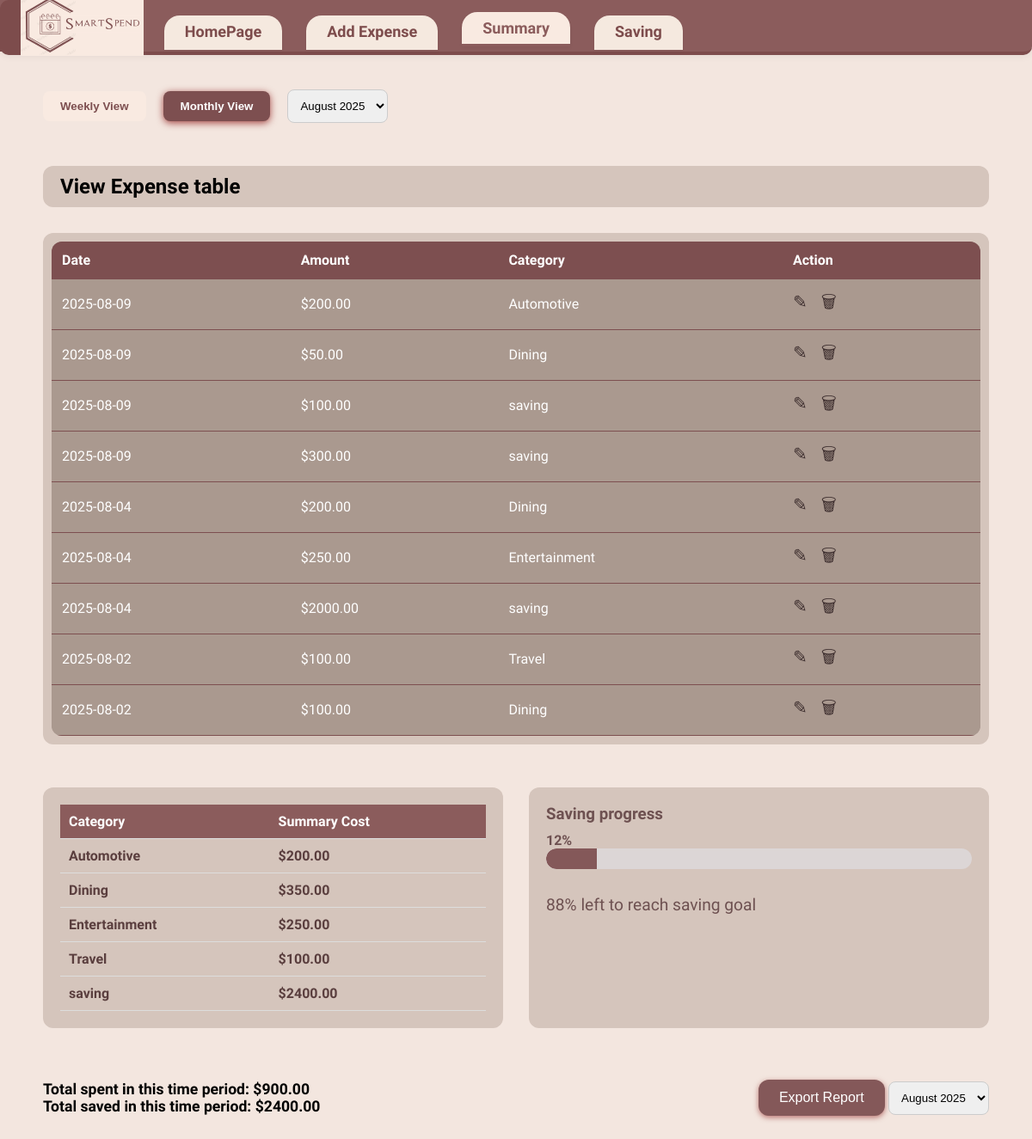
The app's page /summary, older data.
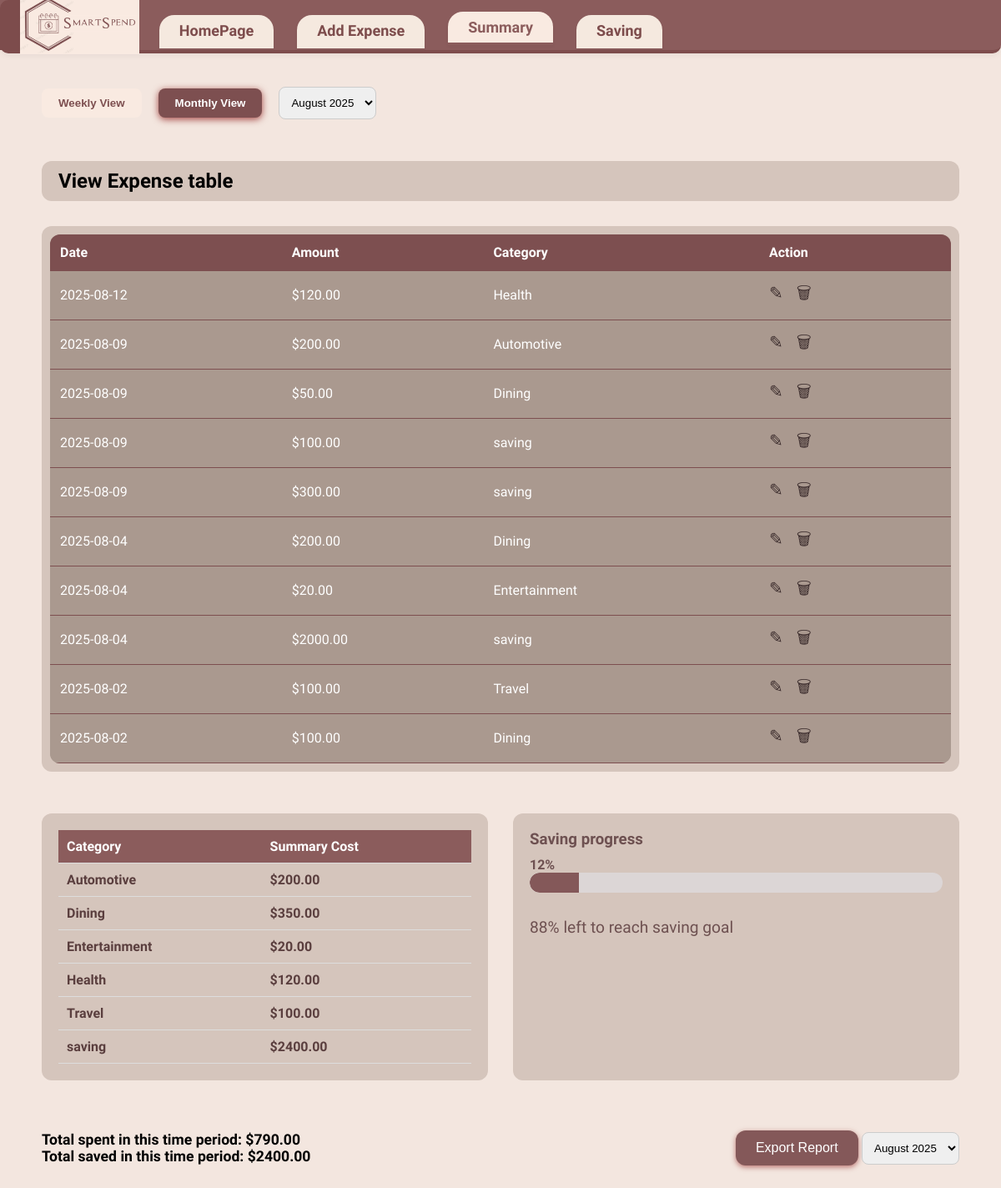
The same page, newer data.
### tables this page shows
CREATE TABLE Expenses (
                        id INTEGER PRIMARY KEY AUTOINCREMENT,
                        amount REAL,
                        date TEXT,
                        description TEXT,
                        category TEXT,
                        timestamp TEXT
                    );

### app.py (the view, shortened to what this page needs)
@app.route('/summary')
def summary():
    view_mode = request.args.get('view', 'monthly')
    selected_period_label = request.args.get('period')
    conn = db_manager.connect()
    c = conn.cursor()
    c.execute('SELECT DISTINCT strftime("%Y-%m", date) FROM Expenses ORDER BY date DESC')
    month_keys = [row[0] for row in c.fetchall()]
    c.execute('SELECT DISTINCT strftime("%Y-%W", date) FROM Expenses ORDER BY date DESC')
    week_keys = [row[0] for row in c.fetchall()]
    month_periods = [month_name[int(m.split("-")[1])] + " " + m.split("-")[0] for m in month_keys]
    week_periods = [f"Week {int(w.split('-')[1])} {w.split('-')[0]}" for w in week_keys]
    if not selected_period_label:
        if view_mode == 'monthly' and month_keys:
            selected_period_label = month_periods[0]
        elif view_mode == 'weekly' and week_keys:
            selected_period_label = week_periods[0]
    if view_mode == 'monthly':
        periods = month_periods
        if selected_period_label in periods:
            idx = periods.index(selected_period_label)
            query_period = month_keys[idx]
        else:
            query_period = datetime.now().strftime('%Y-%m')
            selected_period_label = month_name[int(query_period.split('-')[1])] + " " + query_period.split('-')[0]
    try:
        if view_mode == 'monthly':
            c.execute('SELECT * FROM Expenses WHERE strftime("%Y-%m", date) = ? ORDER BY date DESC', (query_period,))
        else:
            c.execute('SELECT * FROM Expenses WHERE strftime("%Y-%W", date) = ? ORDER BY date DESC', (query_period,))
        expenses = c.fetchall()
        if view_mode == 'monthly':
            c.execute('SELECT category, SUM(amount) FROM Expenses WHERE strftime("%Y-%m", date) = ? GROUP BY category', (query_period,))
        else:
            c.execute('SELECT category, SUM(amount) FROM Expenses WHERE strftime("%Y-%W", date) = ? GROUP BY category', (query_period,))
        summary_data = c.fetchall()
        if view_mode == 'monthly':
            c.execute('SELECT SUM(amount) FROM Expenses WHERE strftime("%Y-%m", date) = ? AND category != "saving"', (query_period,))
            total_spent = c.fetchone()[0] or 0
            c.execute('SELECT SUM(amount) FROM Expenses WHERE category = "saving" AND strftime("%Y-%m", date) = ?', (query_period,))
            total_saved = c.fetchone()[0] or 0
        c.execute('SELECT target_amount FROM Goals WHERE is_active = 1')
        goal = c.fetchone()
        saving_percent = 0
        if goal and goal[0] > 0:
            saving_percent = int(round((total_saved / goal[0]) * 100))
            saving_percent = max(0, min(saving_percent, 100))
    except Exception as e:
        print(f"Error fetching summary data: {e}")
        expenses = []
        summary_data = []
        total_spent = 0
        total_saved = 0
        saving_percent = 0
    conn.close()
    try:
        total_spent = float(total_spent)
    except (TypeError, ValueError):
        total_spent = 0.0
    try:
        total_saved = float(total_saved)
    except (TypeError, ValueError):
        total_saved = 0.0
    summary_data = [(cat, float(tot) if tot is not None else 0.0) for cat, tot in summary_data]
    expenses = [(
        exp[0],
        float(exp[1]) if exp[1] is not None else 0.0,
        exp[2],
        exp[3],
        exp[4],
        exp[5]
    ) for exp in expenses]
    return render_template(
        'summary.html',
        expenses=expenses,
        summary_data=summary_data,
        total_spent=total_spent,
        total_saved=total_saved,
        saving_percent=saving_percent,
        periods=periods,
        selected_period=selected_period_label,
        view_mode=view_mode
    )

### app.py (called while the page is built)
    def connect(self):
        return sqlite3.connect(self.db_name)

### templates/summary.html (shortened to what this page needs)
<!DOCTYPE html>
<html lang="en">
<head>
  <link rel="stylesheet" href="{{ url_for('static', filename='summary.css') }}" />
</head>
<body>
  <header class="navbar">
  <img src="{{ url_for('static', filename='logo.png') }}" alt="SmartSpend Logo" class="nav-logo" />
  <nav>
    <a href="/home">HomePage</a>
    <a href="/add">Add Expense</a>
    <a href="/summary" class="active">Summary</a>
    <a href="/saving">Saving</a>
  </nav>
  </header>
  <div class="container">
    <main class="summary-page">
        <div class="controls">
          <button id="weekly" class="{{ 'active' if view_mode == 'weekly' else '' }}" onclick="window.location.href='?view=weekly'">Weekly View</button>
          <button id="monthly" class="{{ 'active' if view_mode == 'monthly' else '' }}" onclick="window.location.href='?view=monthly'">Monthly View</button>
          <select id="period" onchange="window.location.href='?view={{ view_mode }}&period='+this.value">
            {% for period in periods %}
              <option value="{{ period }}" {% if period == selected_period %}selected{% endif %}>{{ period }}</option>
            {% endfor %}
          </select>
        </div>
        <h2>View Expense table</h2>
        <div class="table-container">
          <table>
            <thead>
              <tr>
                <th>Date</th>
                <th>Amount</th>
                <th>Category</th>
                <th>Action</th>
              </tr>
            </thead>
            <tbody>
              {% if expenses %}
                {% for exp in expenses %}
                  <tr>
                    <td>{{ exp[2] }}</td>
                    <td>${{ "%.2f"|format(exp[1]) }}</td>
                    <td>{{ exp[4] }}</td>
                    <td>
                      <a href="/edit-expense/{{ exp[0] }}" title="Edit">&#9998;</a>
                      <a href="/delete-expense/{{ exp[0] }}" title="Delete" onclick="return confirm('Delete this expense?')">&#128465;</a>
                    </td>
                  </tr>
                {% endfor %}
              {% else %}
                <tr><td colspan="4">No expenses recorded</td></tr>
              {% endif %}
            </tbody>
          </table>
        </div>
        <div class="summary-bottom">
          <div class="category-summary">
            <table>
              <thead>
                <tr>
                  <th>Category</th>
                  <th>Summary Cost</th>
                </tr>
              </thead>
              <tbody>
                {% for cat, tot in summary_data %}
                  <tr>
                    <td>{{ cat }}</td>
                    <td>${{ "%.2f"|format(tot) }}</td>
                  </tr>
                {% endfor %}
              </tbody>
            </table>
          </div>
          <div class="saving-progress">
            <h3>Saving progress</h3>
            <div class="progress-label">{{ saving_percent }}%</div>
            <div class="progress-bar">
              <div class="fill" style="width: {{ saving_percent }}%;"></div>
            </div>
            <div class="progress-text">{{ 100 - saving_percent }}% left to reach saving goal</div>
          </div>
        </div>
        <div class="footer">
          <div>
            <div>Total spent in this time period: ${{ "%.2f"|format(total_spent) }}</div>
            <div>Total saved in this time period: ${{ "%.2f"|format(total_saved) }}</div>
          </div>
          <div>
            <button id="export" onclick="window.location.href='/export-report?view={{ view_mode }}&period={{ selected_period }}'">Export Report</button>
            <select id="footer-period" onchange="window.location.href='?view={{ view_mode }}&period='+this.value">
              {% for period in periods %}
                <option value="{{ period }}" {% if period == selected_period %}selected{% endif %}>{{ period }}</option>
              {% endfor %}
            </select>
          </div>
        </div>
      </main>
    </div>
</body>
</html>

### static/summary.css (style rules this page uses)
body, html { margin: 0; padding: 0; height: 100%; font-family: 'Work Sans', sans-serif; background-color: #f3e6df; }
.navbar { background-color: #8b5c5c; display: flex; align-items: center; justify-content: flex-start; padding: 0; height: 60px; border-bottom: 4px solid #7d4c4c; border-radius: 0 0 10px 10px; box-shadow: 0 2px 8px rgba(0,0,0,0.06); position: relative; }
.navbar::before { content: ""; position: absolute; left: 0; top: 0; width: 120px; height: 100%; background-color: #7d4c4c; border-radius: 10px 0 0 0; z-index: 0; }
.nav-logo { height: 70px; margin-left: 24px; margin-right: 24px; position: relative; z-index: 1; }
.navbar nav { display: flex; gap: 18px; position: relative; z-index: 1; }
.navbar nav a { color: #7d4c4c; text-decoration: none; font-size: 18px; font-family: 'Baloo Bhai', cursive; font-weight: 700; background: #f5e9df; border-radius: 18px 18px 0 0; padding: 8px 24px; margin-right: 10px; box-shadow: 0 2px 4px rgba(0,0,0,0.04); border: none; transition: background 0.2s; position: relative; top: 8px; }
.navbar nav a.active, .navbar nav a:focus { background: #F9EAE1; color: #8b5c5c; border-bottom: 3px solid #8b5c5c; top: 4px; }
.controls { display: flex; align-items: center; gap: 20px; }
.controls button { padding: 10px 20px; border: none; border-radius: 8px; background-color: #f9eae1; color: #7D4F50; font-weight: 600; cursor: pointer; }
.controls button.active { background-color: #7D4F50; color: #fff; box-shadow: 0 2px 8px rgba(128, 0, 0, 0.7); }
.controls select { padding: 10px; border-radius: 8px; border: 1px solid #ccc; cursor: pointer; }
.summary-page > h2 { background-color: #D5C5BC; padding: 10px 20px; border-radius: 12px; color: #000000; font-weight: 700; display: inline-block; margin-bottom: 0; }
.table-container { overflow-y: visible; border-radius: 12px; background-color: #D5C5BC; padding: 10px; box-sizing: border-box; }
.table-container table { width: 100%; border-collapse: collapse; background-color: #AA998F; border-radius: 12px; overflow: hidden; }
.table-container th, .table-container td { padding: 12px; text-align: left; border-bottom: 1px solid #7D4F50; color: #fff; }
.table-container th { background-color: #7D4F50; font-weight: 700; }
.table-container tbody tr { background-color: #AA998F; }
.table-container tbody tr:nth-child(even) { background-color: #AA998F; }
.table-container td a { margin-right: 12px; color: #3e2f2f; font-size: 20px; text-decoration: none; cursor: pointer; transition: color 0.2s; }
.summary-bottom { display: flex; gap: 30px; margin-top: 20px; }
.category-summary, .saving-progress { flex: 1; background-color: #D5C5BC; padding: 20px; border-radius: 12px; }
.category-summary h3, .saving-progress h3 { margin-top: 0; color: #7D4F50; }
.category-summary table { width: 100%; border-collapse: collapse; }
.category-summary th, .category-summary td { padding: 10px; border-bottom: 1px solid #ddd; text-align: left; color: #5a3e3e; font-weight: 600; }
.category-summary th { background-color: #8b5c5c; color: #fff; font-weight: 700; }
.saving-progress { background-color: #D5C5BC; }
.saving-progress h3 { font-weight: 700; color: #6e5151; margin-bottom: 10px; }
.progress-label { font-weight: 700; color: #6e5151; min-width: 50px; }
.progress-bar { flex: 1; background-color: #dcd6d6; border-radius: 20px; height: 24px; overflow: hidden; }
.progress-bar .fill { background-color: #845859; height: 100%; border-radius: 20px 0 0 20px; }
.progress-text { font-size: 1.2em; color: #6e5151; margin-top: 30px; }
.footer { display: flex; justify-content: space-between; align-items: center; margin-top: 30px; font-weight: 700; color: #000000; font-size: 1.1em; flex-wrap: wrap; gap: 20px; }
.footer button { padding: 12px 24px; background-color: #845859; color: #fff; border: none; border-radius: 12px; font-size: 16px; cursor: pointer; box-shadow: 0 2px 6px rgba(128, 0, 0, 0.5); transition: background-color 0.3s; }
.footer select { padding: 10px; border-radius: 8px; border: 1px solid #ccc; cursor: pointer; }
.container { display: flex; height: 100vh; }
.summary-page { padding: 40px 50px; flex: 1; overflow-y: auto; display: flex; flex-direction: column; gap: 30px; }

Row changes from the older to the newer data that the page shows:
added Expenses: date "2025-08-12", amount "120.00", category "Health"
changed Expenses "Entertainment": amount "250.00" → "20.00"
Text that changed along with them:
{{ "%.2f"|format(total_spent) }}: "900.00" → "790.00"
